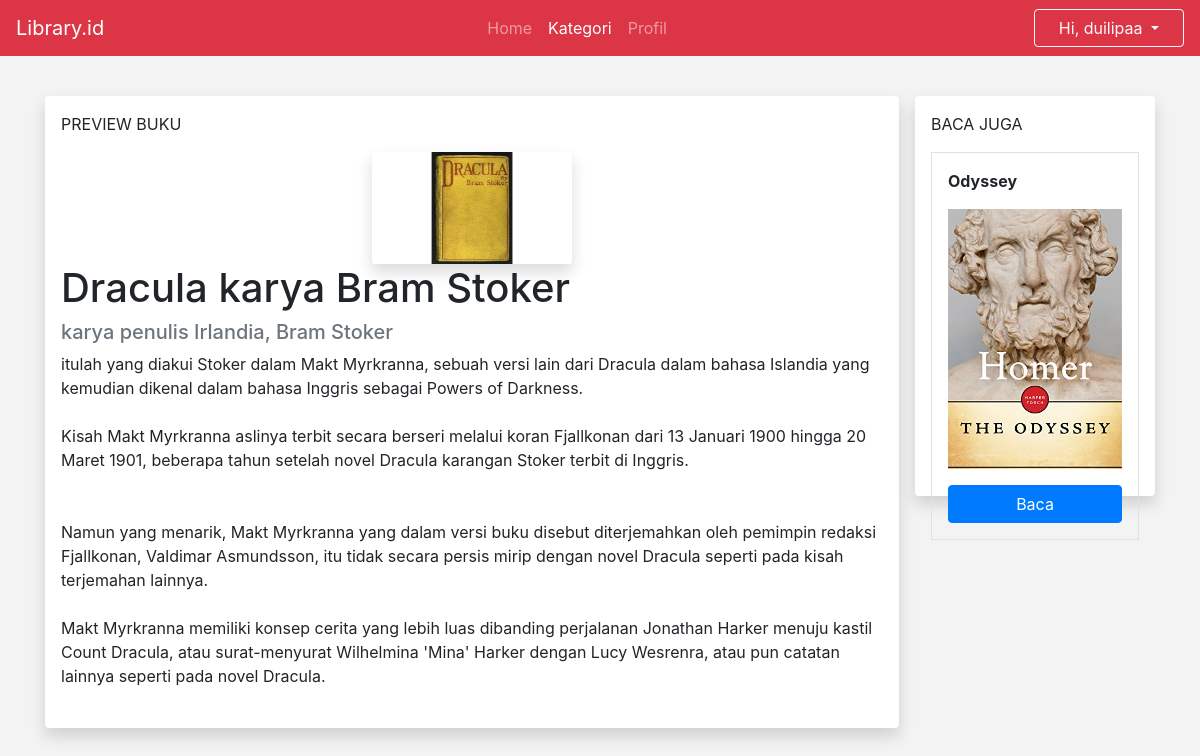
The app's page /preview?id=17 (signed in) with its own data.
### tables this page shows
CREATE TABLE `user` (
  `id` int(11) NOT NULL,
  `nama` varchar(255) NOT NULL DEFAULT '0',
  `email` varchar(255) NOT NULL DEFAULT '0',
  `username` varchar(255) NOT NULL DEFAULT '0',
  `no_ktp` varchar(255) NOT NULL DEFAULT '0',
  `no_telp` varchar(255) NOT NULL DEFAULT '0',
  `password` varchar(255) NOT NULL DEFAULT '0'
);

CREATE TABLE `buku` (
  `id` int(11) NOT NULL,
  `foto` varchar(255) NOT NULL DEFAULT '0',
  `buku` varchar(255) NOT NULL DEFAULT '0',
  `judul` varchar(255) NOT NULL DEFAULT '0',
  `pengarang` varchar(255) NOT NULL DEFAULT '0',
  `preview` text NOT NULL,
  `total_peminjam` int(11) NOT NULL DEFAULT 0,
  `created_at` datetime NOT NULL DEFAULT current_timestamp()
);

### classes.php (called while the page is built, shortened)
<?php
class DB {
    public $conn;
    function __construct($servername,$username,$password,$dbname)
    {
        $this->conn = new mysqli($servername,$username,$password,$dbname);
    }
    function query($query,$type,...$params)
    {
        $stmt = $this->conn->prepare($query);
        $stmt->bind_param($type, ...$params);
        return $stmt;
    }
}
class User
{
    function __construct(DB $db,$id)
    {
        $this->db = $db;
        $stmt = $this->db->query(
            "SELECT * FROM user WHERE id = ?;",
            "i",
            intval($id)
        );
        $stmt->execute();
        $res = $stmt->get_result();
        $data = $res->fetch_assoc();
        $this->nama = $data["nama"];
    }
}
class Buku
{
    public $db,$judul,$pengarang,$foto,$preview;
    function __construct(DB $db)
    {
        $this->db = $db;
    }
    function getBukuById($id)
    {
        $stmt = $this->db->query(
            "SELECT * FROM buku WHERE id = ?",
            "i",
            $id
        );
        $stmt->execute();
        $res = $stmt->get_result();
        return $res->fetch_assoc();
    }
}

### connect.php (called while the page is built)
<?php
require "classes.php";
$db = new DB("localhost","root","","library.id");

### view/preview-user.php (the view, shortened to what this page needs)
<!DOCTYPE html>
<html lang="en">
<head>
    <link href="css/bootstrap.min.css" rel="stylesheet">
    <link href="css/app.css" rel="stylesheet">
</head>
<body style="background-color: rgb(243, 243, 243);">
    <?php
    $kategori = "active";
    require "view/navbar-user.php";
    ?>
    <br>
	<div class="container d-flex">
		<div class="col mt-3 bg-white p-3 shadow rounded mb-3 mr-3">
			<p>PREVIEW BUKU</p>
			<div class="d-flex justify-content-center flex-row">
			<img class="shadow rounded" width="200px" src="foto_buku/<?php echo $book["foto"]; ?>">
			</div>
			<h1><?php echo $book["judul"]; ?></h1>
			<h5 class="text-muted"><?php echo $book["pengarang"]; ?></h5>
			<div style="white-space:pre-wrap;"><?php echo $book["preview"]; ?></div>
		</div>
		<div class="col mt-3 bg-white p-3 shadow rounded mb-3" style="max-width:15rem;max-height:25rem;">
			<p>BACA JUGA</p>
            <div class="bordered">
                <?php
                while ($d = $res->fetch_assoc())
                {
                    echo '
                    <div class="border p-3">
                    <p class="font-weight-bold">'.$d["judul"].'</p>
                    <img class="mb-3" src="foto_buku/'.$d["foto"].'" width="100%">
                    <a href="preview?id='.$d["id"].'" class="btn btn-primary w-100">Baca</a>
                    </div>
                    ';
                }
                ?>
            </div>
		</div>
	</div>
</body>
</html>

### view/navbar-user.php (shortened to what this page needs)
<nav class="navbar navbar-expand-lg navbar-dark bg-danger">
        <a class="navbar-brand" href="#">Library.id</a>
        <div class="collapse navbar-collapse justify-content-center" id="navbarNav">
            <ul class="navbar-nav">
                <li class="nav-item <?php echo $home ?? ""; ?>">
                    <a class="nav-link" href="homepage">Home<span class="sr-only">(current)</span></a>
                </li>
                <li class="nav-item <?php echo $kategori ?? ""; ?>">
                    <a class="nav-link" href="kategori">Kategori</a>
                </li>
                <li class="nav-item <?php echo $profil ?? ""; ?>">
                    <a class="nav-link" href="Produk">Profil</a>
                </li>
            </ul>
        </div>
        <div class="dropdown">
            <button class="btn btn-outline-light dropdown-toggle" style="min-width:150px;" type="button" id="dropdownMenuButton" data-toggle="dropdown" aria-haspopup="true" aria-expanded="false">
                Hi, <?php echo $user->nama; ?>
            </button>
        </div>
    </nav>

### records on screen
user: nama "duilipaa"
buku: foto (picture), judul "Dracula karya Bram Stoker", pengarang "karya penulis Irlandia, Bram Stoker", preview "itulah yang diakui Stoker dalam Makt Myrkranna, sebuah versi lain dari Dracula dalam bahasa Islandia yang kemudian dikenal dalam bahasa Inggris sebagai Powers of Darkness. Kisah Makt Myrkranna aslinya terbit secara berseri melalui koran Fjallkonan dari 13 Januari 1900 hingga 20 Maret 1901, beberapa tahun setelah novel Dracula karangan Stoker terbit di Inggris. Namun yang menarik, Makt Myrkranna yang dalam versi buku disebut diterjemahkan oleh pemimpin redaksi Fjallkonan, Valdimar Asmundsson, itu tidak secara persis mirip dengan novel Dracula seperti pada kisah terjemahan lainnya. Makt Myrkranna memiliki konsep cerita yang lebih luas dibanding perjalanan Jonathan Harker menuju kastil Count…"
buku: judul "Odyssey", foto (picture)
